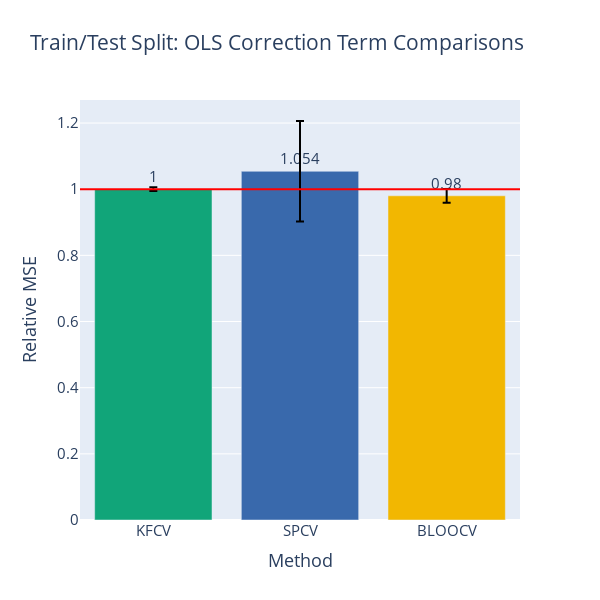

The code cell stored with this chart in its notebook:
### Code cell
fig = gen_model_barplots(
    [[ns_corr, kfcv_corr, spcv_corr, bloocv_corr]], 
    [""], 
    est_names, 
    title="Train/Test Split: OLS Correction Term Comparisons", 
    has_elev_err=False,
    err_bars=True,
    color_discrete_sequence=[px.colors.qualitative.Bold[i] for i in [1,2,3]],
)
fig.show()

### Figure 1 — Plotly figure (JSON) as saved in the notebook; plotly's stock layout.template omitted (floating-point values rounded to 4 significant figures)
{"data": [{"error_y": {"array": [0.005747, 0.152, 0.02068], "color": "black", "type": "data"}, "marker": {"color": ["rgb(17, 165, 121)", "rgb(57, 105, 172)", "rgb(242, 183, 1)"]}, "text": [1, 1.054, 0.98], "textposition": "outside", "type": "bar", "x": ["KFCV", "SPCV", "BLOOCV"], "xaxis": "x", "y": [1, 1.054, 0.9801], "yaxis": "y"}], "layout": {"font": {"size": 15}, "height": 600, "shapes": [{"line": {"color": "red"}, "type": "line", "x0": 0, "x1": 1, "xref": "x domain", "y0": 1, "y1": 1, "yref": "y"}], "showlegend": false, "title": {"text": "Train/Test Split: OLS Correction Term Comparisons"}, "width": 600, "xaxis": {"anchor": "y", "domain": [0, 1], "title": {"text": "Method"}}, "yaxis": {"anchor": "x", "domain": [0, 1], "title": {"text": "Relative MSE"}}}}
